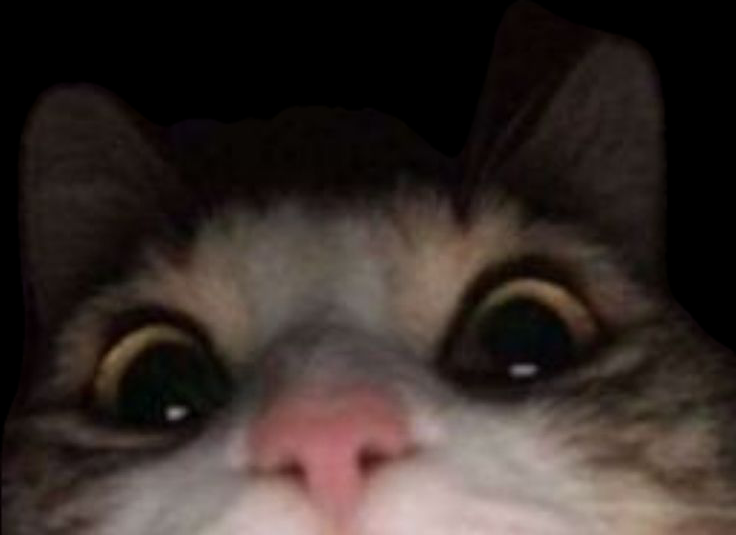
#> input picture silly.png, 736 x 535 px
$ python w02.py
#> lines starting #> are read from the running program, lines starting #| are printed output that depends on the picture
# [40 lines of commented-out code are left out]
import cv2 as cv
import numpy as np
img=cv.imread("silly.png")
#> img is the input picture: shape (535, 736, 3); mean B, G, R 40.3, 44.3, 54.2
hight=img.shape[0]
#> hight = 535
width=img.shape[1]
#> width = 736

mat = np.float32([[1,0,50],
                  [0,1,50]])
rotate1 = cv.getRotationMatrix2D((width/2, hight/2),27,1)
rotate2 = cv.getRotationMatrix2D((width/2, hight/2),95,1)
rotated = cv.warpAffine(img,rotate1,(width,hight))
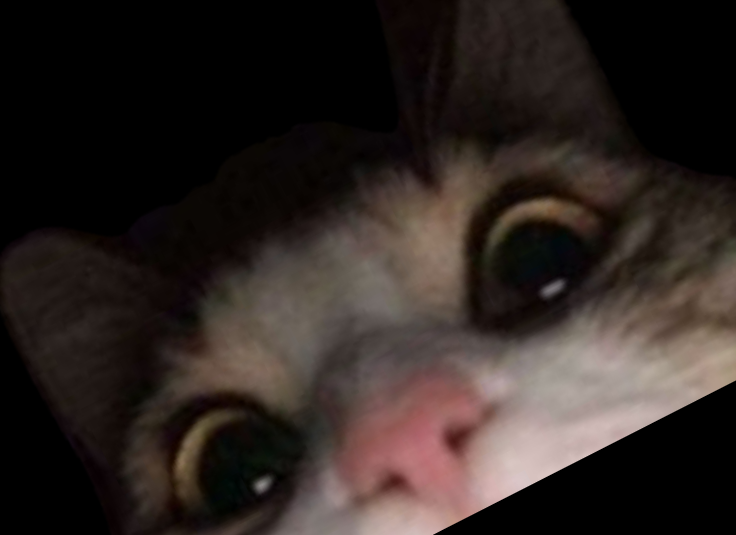
#> rotated: shape (535, 736, 3); mean B, G, R 34.5, 38, 46.7
moved_img = cv.warpAffine(img,mat,(width,hight))
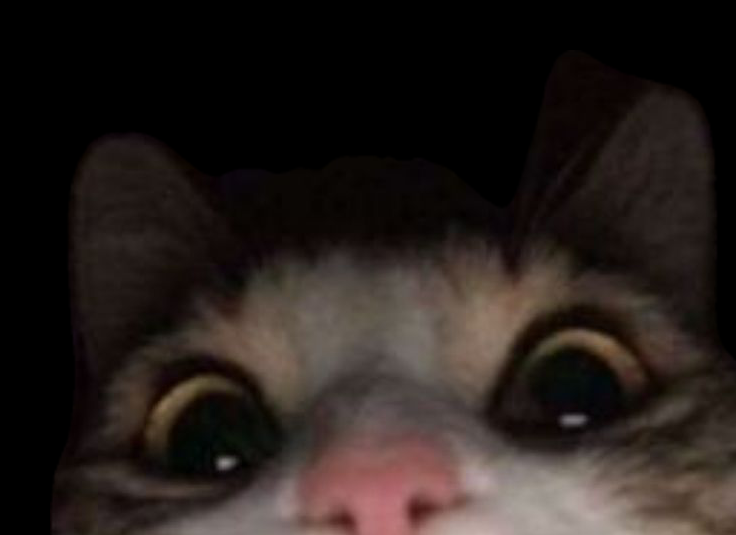
#> moved_img: shape (535, 736, 3); mean B, G, R 27.7, 30.9, 38.8
streched_img1 = cv.resize(img ,fx=2 ,fy=1,dsize=(0,0),interpolation=cv.INTER_AREA)
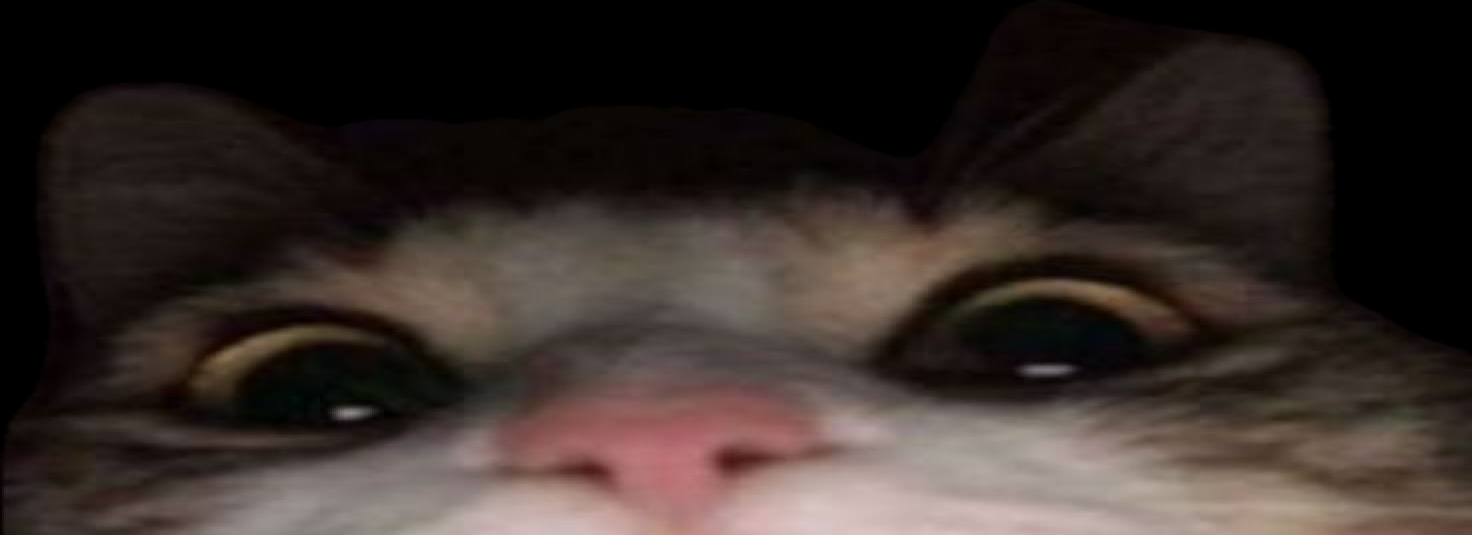
#> streched_img1: shape (535, 1472, 3); mean B, G, R 40.3, 44.3, 54.2
streched_img2 = cv.resize(img ,fx=1 ,fy=2,dsize=(0,0),interpolation=cv.INTER_AREA)
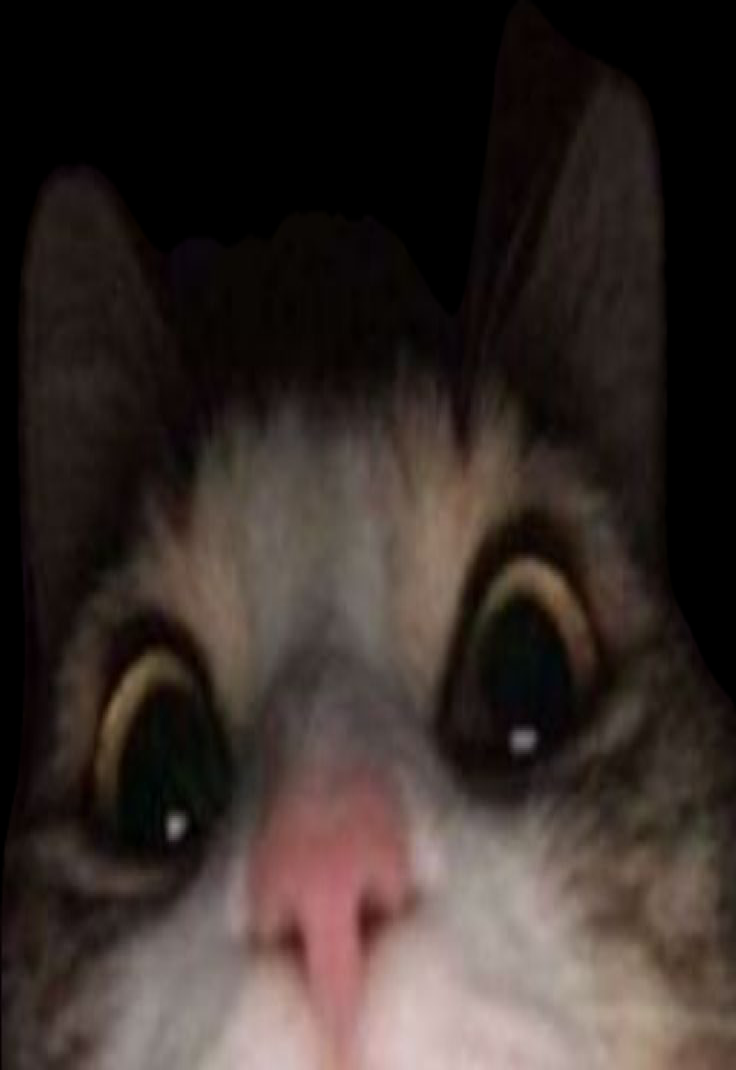
#> streched_img2: shape (1070, 736, 3); mean B, G, R 40.3, 44.3, 54.2
combind_img = cv.warpAffine(streched_img2,rotate2,(width,hight))
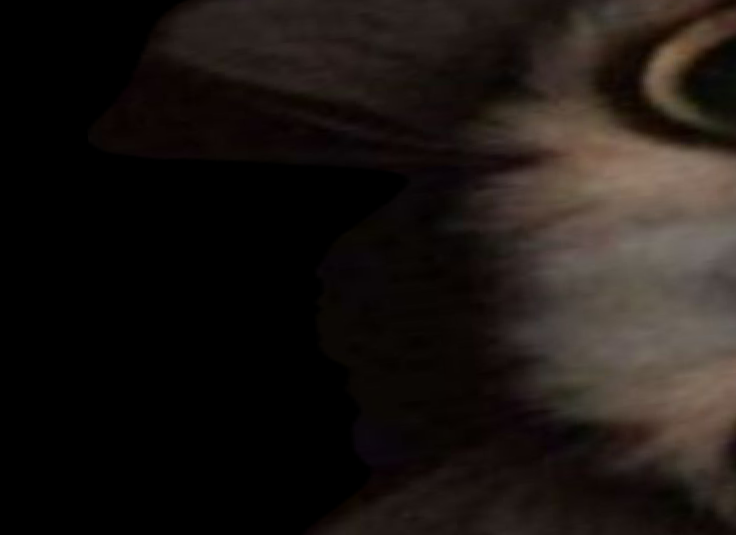
#> combind_img: shape (535, 736, 3); mean B, G, R 19.2, 22.4, 28.2
cv.imshow("Rotate",rotated)
cv.imshow("Moved",moved_img)
cv.imshow("Stretched",combind_img)
s1 = cv.resize(streched_img1,(width,hight))
s2 = cv.resize(streched_img2,(width,hight))
cv.imshow("Stretched1 & Stretched2",cv.addWeighted(s1,0.5,s2,0.5,0))
cv.waitKey(0)
